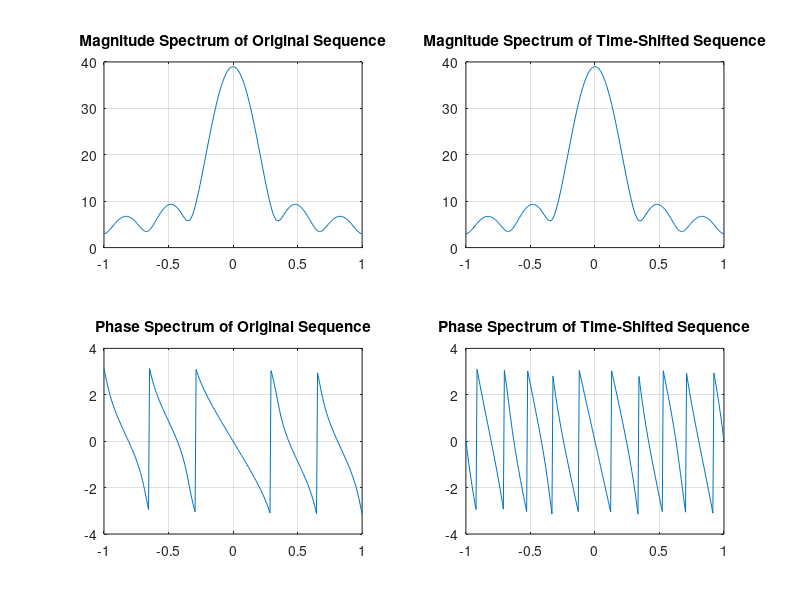

Recreate this plot in MATLAB.
% Program P3_2
% Time-Shifting Properties of DTFT
clf;
w = -pi:2*pi/255:pi; wo = 0.4*pi; D = 5;
num = [4 5 6 7 8 9];
h1 = freqz(num, 1, w);
h2 = freqz([zeros(1,D) num], 1, w);
subplot(2,2,1)
plot(w/pi,abs(h1));grid
title('Magnitude Spectrum of Original Sequence')
subplot(2,2,2)
plot(w/pi,abs(h2));grid
title('Magnitude Spectrum of Time-Shifted Sequence')
subplot(2,2,3)
plot(w/pi,angle(h1));grid
title('Phase Spectrum of Original Sequence')
subplot(2,2,4)
plot(w/pi,angle(h2));grid
title('Phase Spectrum of Time-Shifted Sequence')
